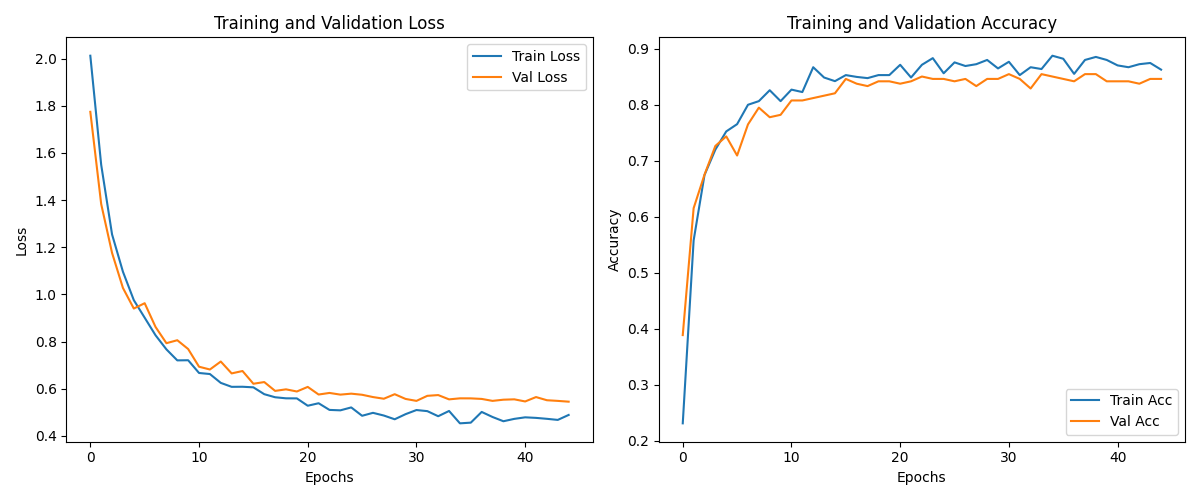

Reproduce this figure in Python.
import torch
import torch.nn as nn
import torch.optim as optim
from torchvision import datasets, models, transforms
from torch.utils.data import DataLoader
import matplotlib.pyplot as plt
import os


from torchvision import transforms

data_transforms = {
    'train': transforms.Compose([
        transforms.Resize((224, 224)),  # Ensure all images are resized to 224x224
        transforms.RandomHorizontalFlip(),
        transforms.RandomRotation(20),
        transforms.ColorJitter(brightness=0.2, contrast=0.2, saturation=0.2, hue=0.2),
        transforms.ToTensor(),
        transforms.Normalize([0.485, 0.456, 0.406], [0.229, 0.224, 0.225])
    ]),
    'val': transforms.Compose([
        transforms.Resize((224, 224)),  # Ensure all images are resized to 224x224
        transforms.CenterCrop(224),
        transforms.ToTensor(),
        transforms.Normalize([0.485, 0.456, 0.406], [0.229, 0.224, 0.225])
    ]),
}

data_dir = r"C:\Users\hafiedz\Downloads\archive (1)\skin-disease-datasaet"

image_datasets = {
    x: datasets.ImageFolder(root=os.path.join(data_dir, x), transform=data_transforms[x])
    for x in ['train', 'val']
}

dataloaders = {
    x: DataLoader(image_datasets[x], batch_size=32, shuffle=True, num_workers=0)
    for x in ['train', 'val']
}

dataset_sizes = {x: len(image_datasets[x]) for x in ['train', 'val']}
class_names = image_datasets['train'].classes

model = models.resnet18(pretrained=True)

# Freeze all the parameters in the model
for param in model.parameters():
    param.requires_grad = False

# Modify the final layer to match the number of classes in your dataset
num_ftrs = model.fc.in_features
model.fc = nn.Linear(num_ftrs, len(class_names))

# Only the final layer (fc) should be trainable
for param in model.fc.parameters():
    param.requires_grad = True

# Move the model to GPU if available
model = model.to('cuda' if torch.cuda.is_available() else 'cpu')


criterion = nn.CrossEntropyLoss()

# Fine-tune only the last layer by freezing all other parameters
optimizer = optim.SGD(model.fc.parameters(), lr=0.001, momentum=0.9)

#iteration 2, add scheduler for the cosine annealing
scheduler = torch.optim.lr_scheduler.CosineAnnealingLR(optimizer, T_max=45)

def train_model(model, criterion, optimizer, scheduler, num_epochs):
    # Lists to store loss and accuracy values for each epoch
    train_loss_history = []
    val_loss_history = []
    train_acc_history = []
    val_acc_history = []

    for epoch in range(num_epochs):
        print(f'Epoch {epoch}/{num_epochs - 1}')
        print('-' * 10)

        for phase in ['train', 'val']:
            if phase == 'train':
                model.train()  # Set model to training mode
            else:
                model.eval()   # Set model to evaluate mode

            running_loss = 0.0
            running_corrects = 0

            for inputs, labels in dataloaders[phase]:
                inputs = inputs.to('cuda' if torch.cuda.is_available() else 'cpu')
                labels = labels.to('cuda' if torch.cuda.is_available() else 'cpu')

                optimizer.zero_grad()

                with torch.set_grad_enabled(phase == 'train'):
                    outputs = model(inputs)
                    _, preds = torch.max(outputs, 1)
                    loss = criterion(outputs, labels)

                    if phase == 'train':
                        loss.backward()
                        optimizer.step()

                running_loss += loss.item() * inputs.size(0)
                running_corrects += torch.sum(preds == labels.data)

            epoch_loss = running_loss / dataset_sizes[phase]
            epoch_acc = running_corrects.double() / dataset_sizes[phase]

            print(f'{phase} Loss: {epoch_loss:.4f} Acc: {epoch_acc:.4f}')

            # Store the loss and accuracy for this epoch
            if phase == 'train':
                train_loss_history.append(epoch_loss)
                train_acc_history.append(epoch_acc.item())
                scheduler.step()  # Adjust the learning rate

            else:
                val_loss_history.append(epoch_loss)
                val_acc_history.append(epoch_acc.item())

        print()

    # Plotting the training and validation loss and accuracy
    plt.figure(figsize=(12, 5))

    # Plot loss
    plt.subplot(1, 2, 1)
    plt.plot(train_loss_history, label='Train Loss')
    plt.plot(val_loss_history, label='Val Loss')
    plt.title('Training and Validation Loss')
    plt.xlabel('Epochs')
    plt.ylabel('Loss')
    plt.legend()

    # Plot accuracy
    plt.subplot(1, 2, 2)
    plt.plot(train_acc_history, label='Train Acc')
    plt.plot(val_acc_history, label='Val Acc')
    plt.title('Training and Validation Accuracy')
    plt.xlabel('Epochs')
    plt.ylabel('Accuracy')
    plt.legend()

    plt.tight_layout()
    plt.show()

    return model


# Train the model with cosine annealing
model = train_model(model, criterion, optimizer, scheduler, num_epochs=45)
